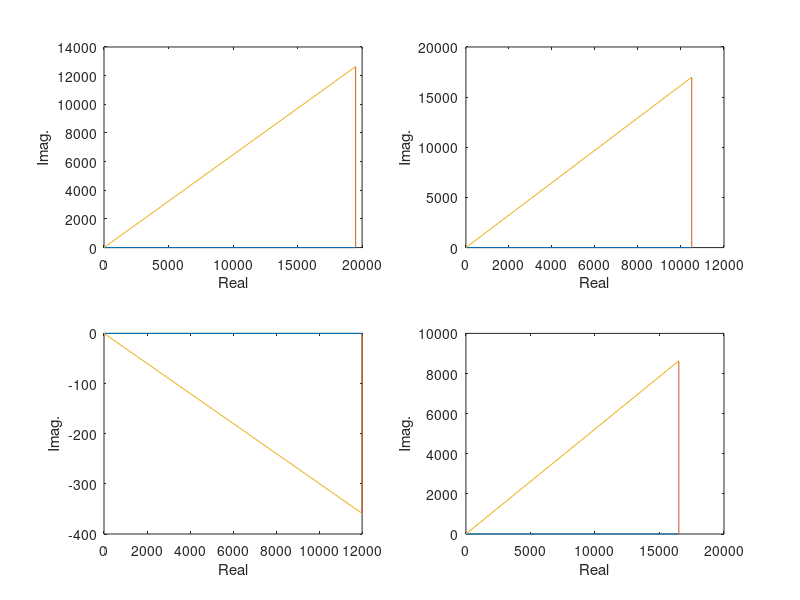

Here is the MATLAB script that generated this plot:
fp01 = 0.6;
s01 = 5000*fp01 + j*5000*sin(acos(fp01));
fp02 = 0.5;
s02 = 15000*fp02 + j*15000*sin(acos(fp02));
fp03 = 0.9;
s03 = 10000*fp03 - j*10000*sin(acos(fp03));

s123 = s01 + s02 + s03
abs123 = abs(s123)
fp123 = real(s123)/abs(s123)

s12 = s01 + s02
abs12 = abs(s12)
fp12 = real(s12)/abs(s12)

s13 = s01 + s03
abs13 = abs(s13)
fp13 = real(s13)/abs(s13)

s23 = s02 + s03
abs23 = abs(s23)
fp23 = real(s23)/abs(s23)

figure(1)
subplot(2,2,1)
plot([0 real(s123)], [0 0],....
     [real(s123) real(s123)], [0 imag(s123)],....
     [0 real(s123)], [0 imag(s123)])
xlabel('Real'),ylabel('Imag.')

subplot(2,2,2)
plot([0 real(s12)], [0 0],....
     [real(s12) real(s12)], [0 imag(s12)],....
     [0 real(s12)], [0 imag(s12)])
xlabel('Real'),ylabel('Imag.')

subplot(2,2,3)
plot([0 real(s13)], [0 0],....
     [real(s13) real(s13)], [0 imag(s13)],....
     [0 real(s13)], [0 imag(s13)])
xlabel('Real'),ylabel('Imag.')

subplot(2,2,4)
plot([0 real(s23)], [0 0],....
     [real(s23) real(s23)], [0 imag(s23)],....
     [0 real(s23)], [0 imag(s23)])
xlabel('Real'),ylabel('Imag.')   
